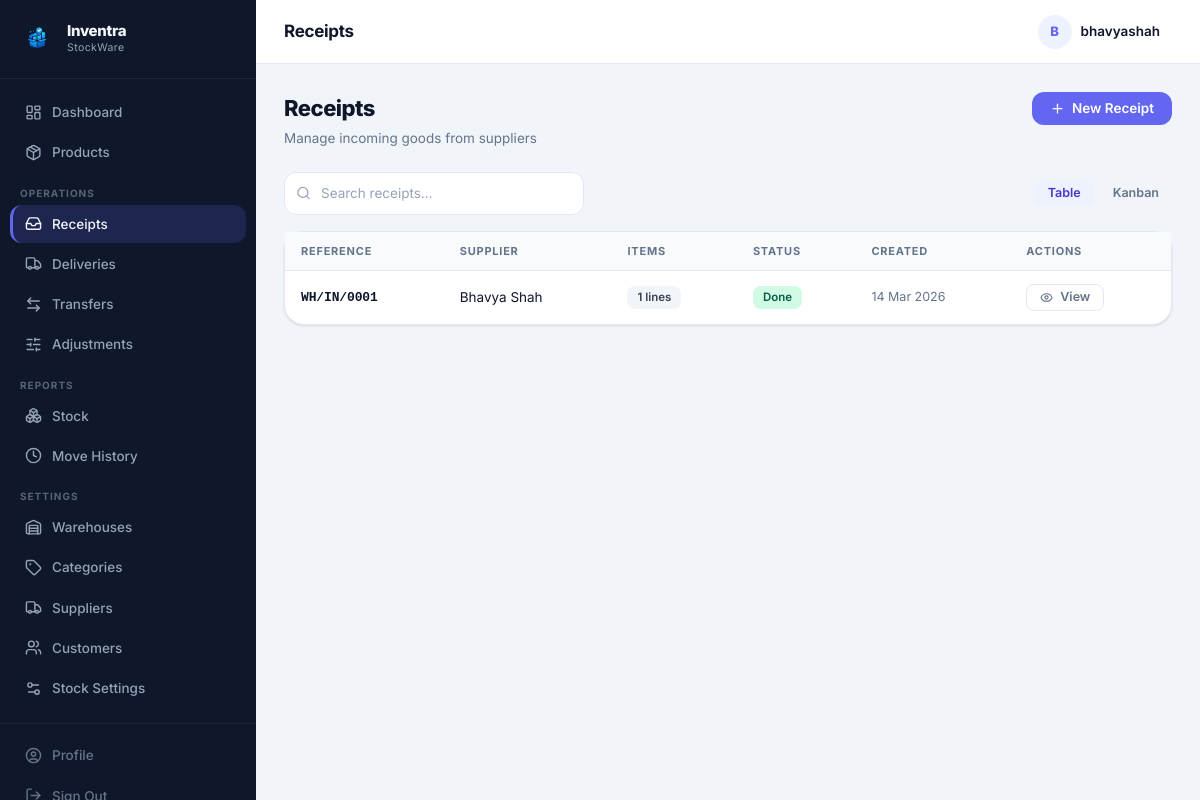
Page /receipts.php (signed in) on the committed database.
### tables this page shows
CREATE TABLE receipts (
            id         INTEGER PRIMARY KEY AUTOINCREMENT,
            reference  TEXT UNIQUE NOT NULL,
            supplier_id INTEGER,
            supplier   TEXT DEFAULT '',
            purpose    TEXT DEFAULT '',
            status     TEXT DEFAULT 'Draft',
            notes      TEXT DEFAULT '',
            schedule_date TEXT,
            receive_from_location TEXT DEFAULT '',
            responsible TEXT DEFAULT '',
            created_by INTEGER,
            created_at DATETIME DEFAULT CURRENT_TIMESTAMP,
            updated_at DATETIME DEFAULT CURRENT_TIMESTAMP,
            FOREIGN KEY (supplier_id) REFERENCES suppliers(id),
            FOREIGN KEY (created_by) REFERENCES users(id)
        );

### receipts.php (the view, shortened to what this page needs)
<?php
require_once 'includes/functions.php';
$db        = getDB();
$detailId = isset($_GET['id']) ? (int)$_GET['id'] : 0;
$products  = allProducts();
$locations = allLocations();
$allReceipts = $db->query("
    SELECT r.*, u.name creator,
         COALESCE(s.name, r.supplier) supplier_display,
           (SELECT COUNT(*) FROM receipt_items WHERE receipt_id=r.id) item_count
    FROM receipts r
    LEFT JOIN users u ON u.id=r.created_by
    LEFT JOIN suppliers s ON s.id=r.supplier_id
    ORDER BY r.created_at DESC
")->fetchAll();
include 'includes/header.php';
?>
<?php if ($detailId && isset($receipt)): ?>
<div class="page-header">
  <div class="page-header-text">
    <h1>
      <a href="receipts.php" style="color:var(--text-secondary);text-decoration:none;font-weight:400;font-size:17px;">Receipts</a>
      <span style="color:var(--text-muted);margin:0 6px;">/</span>
      <?= e($receipt['reference']) ?>
    </h1>
  </div>
</div>
<div class="detail-header-card">
  <div class="detail-ref">Goods Receipt</div>
  <div class="detail-title">
    <?= e($receipt['reference']) ?>
    <?= statusBadge($receipt['status']) ?>
  </div>
  <?php $editable = !in_array($receipt['status'], ['Done','Canceled']); ?>
  <?php if ($editable): ?>
  <form method="POST" action="receipts.php" style="margin-bottom:16px;">
    <input type="hidden" name="_csrf"   value="<?= e(csrfToken()) ?>">
    <input type="hidden" name="action"  value="update_header">
    <input type="hidden" name="id"      value="<?= $receipt['id'] ?>">
    <div class="form-grid" style="margin-bottom:12px;">
      <div class="form-group">
        <label>Supplier *</label>
        <select name="supplier_id" class="form-control" required>
          <option value="">— Select Supplier —</option>
          <?php foreach ($suppliers as $s): ?>
          <option value="<?= $s['id'] ?>" <?= (int)$receipt['supplier_id'] === (int)$s['id'] ? 'selected' : '' ?>>
            <?= e($s['name']) ?>
          </option>
          <?php endforeach; ?>
        </select>
        <div class="text-xs" style="margin-top:4px;">
          <a href="#" onclick="openModal('modal-manage-suppliers');return false;">Add / manage suppliers</a>
        </div>
      </div>
      <div class="form-group">
        <label>Purpose / Reference</label>
        <input type="text" name="purpose" class="form-control" value="<?= e($receipt['purpose']) ?>" placeholder="What is this receipt for?">
      </div>
      <div class="form-group">
        <label>Schedule Date</label>
        <input type="date" name="schedule_date" class="form-control" value="<?= e($receipt['schedule_date'] ?? '') ?>">
      </div>
    </div>
    <div class="form-grid" style="margin-bottom:12px;">
      <div class="form-group">
        <label>Receive From Location</label>
        <input type="text" name="receive_from_location" class="form-control" value="<?= e($receipt['receive_from_location'] ?? '') ?>" placeholder="Origin location / dock">
      </div>
      <div class="form-group">
        <label>Responsible</label>
        <input type="text" name="responsible" class="form-control" value="<?= e($receipt['responsible'] ?? '') ?>" placeholder="Who is responsible?">
      </div>
    </div>
    <input type="hidden" name="supplier" value="<?= e($receipt['supplier']) ?>">
    <button type="submit" class="btn btn-secondary btn-sm"><i data-lucide="save"></i> Save Header</button>
  </form>
  <?php endif; ?>
  <div class="detail-meta">
    <div class="detail-meta-item">
      <label>Supplier</label>
      <div class="value"><?= e($receipt['supplier'] ?: '—') ?></div>
    </div>
    <div class="detail-meta-item">
      <label>Purpose</label>
      <div class="value"><?= e($receipt['purpose'] ?: '—') ?></div>
    </div>
    <div class="detail-meta-item">
      <label>Schedule Date</label>
      <div class="value"><?= $receipt['schedule_date'] ? date('d M Y', strtotime($receipt['schedule_date'])) : '—' ?></div>
    </div>
    <div class="detail-meta-item">
      <label>Receive From</label>
      <div class="value"><?= e($receipt['receive_from_location'] ?? '—') ?></div>
    </div>
    <div class="detail-meta-item">
      <label>Responsible</label>
      <div class="value"><?= e($receipt['responsible'] ?? '—') ?></div>
    </div>
    <div class="detail-meta-item">
      <label>Supplier Contact</label>
      <div class="value">
        <?php if ($receipt['supplier_contact'] || $receipt['supplier_phone'] || $receipt['supplier_email']): ?>
          <?= e($receipt['supplier_contact'] ?: '') ?>
          <?php if ($receipt['supplier_phone']): ?>
            <span class="text-secondary text-sm"> · <?= e($receipt['supplier_phone']) ?></span>
          <?php endif; ?>
          <?php if ($receipt['supplier_email']): ?>
            <div class="text-secondary text-sm"><?= e($receipt['supplier_email']) ?></div>
          <?php endif; ?>
        <?php else: ?>
          —
        <?php endif; ?>
      </div>
    </div>
    <div class="detail-meta-item">
      <label>Status</label>
      <div class="value"><?= statusBadge($receipt['status']) ?></div>
    </div>
    <div class="detail-meta-item">
      <label>Created By</label>
      <div class="value"><?= e($receipt['creator'] ?? '—') ?></div>
    </div>
    <div class="detail-meta-item">
      <label>Date</label>
      <div class="value"><?= date('d M Y, H:i', strtotime($receipt['created_at'])) ?></div>
    </div>
  </div>
  <?php if ($editable): ?>
  <div class="detail-actions" style="margin-top:16px;padding-top:16px;border-top:1px solid var(--border);">
    <button type="button" class="btn btn-secondary" onclick="window.print()">
      <i data-lucide="printer"></i> Print
    </button>
    <form method="POST" action="receipts.php">
      <input type="hidden" name="_csrf"  value="<?= e(csrfToken()) ?>">
      <input type="hidden" name="action" value="validate">
      <input type="hidden" name="id"     value="<?= $receipt['id'] ?>">
      <button type="submit" class="btn btn-success" onclick="return confirm('Validate receipt and update stock levels?')">
        <i data-lucide="check-circle"></i> Validate & Update Stock
      </button>
    </form>
    <form method="POST" action="receipts.php">
      <input type="hidden" name="_csrf"  value="<?= e(csrfToken()) ?>">
      <input type="hidden" name="action" value="cancel">
      <input type="hidden" name="id"     value="<?= $receipt['id'] ?>">
      <button type="submit" class="btn btn-secondary" onclick="return confirm('Cancel this receipt?')" style="color:var(--danger);">
        <i data-lucide="x-circle"></i> Cancel
      </button>
    </form>
  </div>
  <?php endif; ?>
</div>
<div class="items-section">
  <div class="items-section-header">
    <span class="items-section-title"><i data-lucide="list" style="width:15px;height:15px;vertical-align:-2px;margin-right:6px;"></i>Receipt Lines</span>
    <?php if ($editable): ?>
    <button class="btn btn-primary btn-sm" onclick="openModal('modal-add-item')">
      <i data-lucide="plus"></i> Add Product
    </button>
    <?php endif; ?>
  </div>
  <?php if (empty($items)): ?>
  <div class="empty-state">
    <div class="empty-icon"><i data-lucide="package"></i></div>
    <h3>No products added</h3>
    <p>Add products to receive into stock.</p>
  </div>
  <?php else: ?>
  <form method="POST" action="receipts.php">
    <input type="hidden" name="_csrf"  value="<?= e(csrfToken()) ?>">
    <input type="hidden" name="action" value="save_items">
    <input type="hidden" name="id"     value="<?= $receipt['id'] ?>">
    <table class="items-table">
      <thead>
        <tr>
          <th>Product</th>
          <th>SKU</th>
          <th>Warehouse / Location</th>
          <th style="text-align:right;">Expected Qty</th>
          <th style="text-align:right;">Received Qty</th>
          <?php if ($editable): ?><th></th><?php endif; ?>
        </tr>
      </thead>
      <tbody>
        <?php foreach ($items as $item): ?>
        <tr>
          <td class="fw-600"><?= e($item['prod_name']) ?></td>
          <td class="font-mono text-secondary"><?= e($item['prod_sku']) ?></td>
          <td>
            <?php if ($editable): ?>
            <select name="items[<?= $item['id'] ?>][location_id]" class="form-control" style="min-width:150px;">
              <option value="">— Select Location —</option>
              <?php foreach ($locations as $loc): ?>
              <option value="<?= $loc['id'] ?>" <?= $item['location_id'] == $loc['id'] ? 'selected' : '' ?>>
                <?= e($loc['wh_name']) ?> › <?= e($loc['name']) ?>
              </option>
              <?php endforeach; ?>
            </select>
            <?php else: ?>
              <?= $item['wh_name'] ? e($item['wh_name'] . ' › ' . $item['loc_name']) : e($item['loc_name'] ?: '—') ?>
            <?php endif; ?>
          </td>
          <td style="text-align:right;" class="text-secondary"><?= $item['qty_expected'] ?> <?= e($item['unit_of_measure']) ?></td>
          <td style="text-align:right;">
            <?php if ($editable): ?>
            <input type="number" name="items[<?= $item['id'] ?>][qty_received]"
                   class="form-control" style="width:100px;text-align:right;"
                   value="<?= $item['qty_received'] ?>" min="0" step="0.01">
            <?php else: ?>
              <strong><?= $item['qty_received'] ?></strong> <?= e($item['unit_of_measure']) ?>
            <?php endif; ?>
          </td>
          <?php if ($editable): ?>
          <td>
            <form method="POST" action="receipts.php" style="display:inline;">
              <input type="hidden" name="_csrf"   value="<?= e(csrfToken()) ?>">
              <input type="hidden" name="action"  value="delete_item">
              <input type="hidden" name="id"      value="<?= $receipt['id'] ?>">
              <input type="hidden" name="item_id" value="<?= $item['id'] ?>">
              <button type="submit" class="btn-row-remove" title="Remove"><i data-lucide="trash-2"></i></button>
            </form>
          </td>
          <?php endif; ?>
        </tr>
        <?php endforeach; ?>
      </tbody>
    </table>
    <?php if ($editable): ?>
    <div class="add-row-area" style="text-align:right;">
      <button type="submit" class="btn btn-primary"><i data-lucide="save"></i> Save Quantities</button>
    </div>
    <?php endif; ?>
  </form>
  <?php endif; ?>
</div>
<?php if ($editable): ?>
<div class="modal-overlay" id="modal-add-item">
  <div class="modal">
    <div class="modal-header">
      <span class="modal-title">Add Product to Receipt</span>
      <button class="btn btn-ghost btn-icon" onclick="closeModal('modal-add-item')"><i data-lucide="x"></i></button>
    </div>
    <form method="POST" action="receipts.php">
      <input type="hidden" name="_csrf"  value="<?= e(csrfToken()) ?>">
      <input type="hidden" name="action" value="add_item">
      <input type="hidden" name="id"     value="<?= $receipt['id'] ?>">
      <div class="modal-body">
        <div class="form-group">
          <label>Product *</label>
          <select name="product_id" class="form-control" required>
            <option value="">— Select Product —</option>
            <?php foreach ($products as $p): ?>
            <option value="<?= $p['id'] ?>"><?= e($p['name']) ?> (<?= e($p['sku']) ?>)</option>
            <?php endforeach; ?>
          </select>
        </div>
        <div class="form-group">
          <label>Warehouse &amp; Location *</label>
          <select name="location_id" class="form-control" required>
            <option value="">— Select Location —</option>
            <?php foreach ($locations as $loc): ?>
            <option value="<?= $loc['id'] ?>"><?= e($loc['wh_name']) ?> › <?= e($loc['name']) ?></option>
            <?php endforeach; ?>
          </select>
        </div>
        <div class="form-group">
          <label>Expected Quantity *</label>
          <input type="number" name="qty_expected" class="form-control" placeholder="0" min="0.01" step="0.01" required>
        </div>
      </div>
      <div class="modal-footer">
        <button type="button" class="btn btn-secondary" onclick="closeModal('modal-add-item')">Cancel</button>
        <button type="submit" class="btn btn-primary"><i data-lucide="plus"></i> Add Line</button>
      </div>
    </form>
  </div>
</div>
<?php endif; ?>
<?php else: ?>
<div class="page-header">
  <div class="page-header-text">
    <h1>Receipts</h1>
    <p>Manage incoming goods from suppliers</p>
  </div>
  <div class="page-header-actions">
    <button class="btn btn-primary" onclick="openModal('modal-create')">
      <i data-lucide="plus"></i> New Receipt
    </button>
  </div>
</div>
<div class="filter-bar">
  <div class="search-wrap">
    <input type="text" id="searchInput" class="form-control search-input" placeholder="Search receipts…">
  </div>
  <div class="view-toggle">
    <button type="button" class="btn btn-ghost btn-sm is-active" data-view-group="receipts" data-view="table">Table</button>
    <button type="button" class="btn btn-ghost btn-sm" data-view-group="receipts" data-view="kanban">Kanban</button>
  </div>
</div>
<div id="receipts-table-view">
  <div class="card">
    <div class="table-wrap">
      <table id="receiptsTable">
        <thead>
          <tr>
            <th>Reference</th>
            <th>Supplier</th>
            <th>Items</th>
            <th>Status</th>
            <th>Created</th>
            <th>Actions</th>
          </tr>
        </thead>
        <tbody>
          <?php if (empty($allReceipts)): ?>
          <tr><td colspan="6">
            <div class="empty-state">
              <div class="empty-icon"><i data-lucide="inbox"></i></div>
              <h3>No receipts yet</h3>
              <p>Create a receipt when goods arrive from a supplier.</p>
              <button class="btn btn-primary" onclick="openModal('modal-create')"><i data-lucide="plus"></i> New Receipt</button>
            </div>
          </td></tr>
          <?php else: ?>
            <?php foreach ($allReceipts as $r): ?>
            <tr>
              <td class="fw-600 font-mono"><?= e($r['reference']) ?></td>
              <td><?= e($r['supplier_display'] ?: '—') ?></td>
              <td><span class="badge badge-gray"><?= $r['item_count'] ?> lines</span></td>
              <td><?= statusBadge($r['status']) ?></td>
              <td class="text-secondary text-sm"><?= date('d M Y', strtotime($r['created_at'])) ?></td>
              <td>
                <a href="receipts.php?id=<?= $r['id'] ?>" class="btn btn-secondary btn-sm">
                  <i data-lucide="eye"></i> View
                </a>
              </td>
            </tr>
            <?php endforeach; ?>
          <?php endif; ?>
        </tbody>
      </table>
    </div>
  </div>
</div>
<?php endif; ?>
<?php include 'includes/footer.php'; ?>

### includes/functions.php (shortened to what this page needs)
<?php
function e(mixed $v): string
{
    return htmlspecialchars((string)$v, ENT_QUOTES | ENT_SUBSTITUTE, 'UTF-8');
}
function statusBadge(string $status): string
{
    $map = [
        'Draft'    => 'badge-gray',
        'Waiting'  => 'badge-yellow',
        'Picked'   => 'badge-yellow',
        'Ready'    => 'badge-blue',
        'Packed'   => 'badge-blue',
        'Done'     => 'badge-green',
        'Canceled' => 'badge-red',
    ];
    $cls = $map[$status] ?? 'badge-gray';
    return '<span class="badge ' . $cls . '">' . e($status) . '</span>';
}

### rows in the picture
receipts: reference "WH/IN/0001", supplier_display "Bhavya Shah", item_count "1", status "Done", created_at "14 Mar 2026"

### other values in the picture
$item['label'] "Dashboard"
$item['label'] "Products"
$item['section'] "OPERATIONS"
$item['label'] "Receipts"
$item['label'] "Deliveries"
$item['label'] "Transfers"
$item['label'] "Adjustments"
$item['section'] "REPORTS"
$item['label'] "Stock"
$item['label'] "Move History"
$item['section'] "SETTINGS"
$item['label'] "Warehouses"
$item['label'] "Categories"
$item['label'] "Suppliers"
$item['label'] "Customers"
